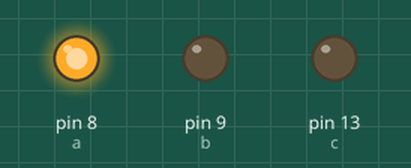
Bench run of a sketch on a simulated Arduino Uno, built with avr-gcc and run on an emulated ATmega328P. On the bench: output pins drawn as LEDs (lit = HIGH).

Above: at 0.5 s.
At 1.2 s:
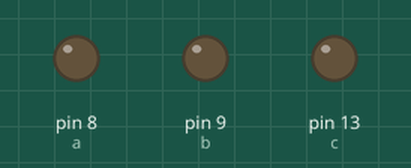
At 2.0 s:
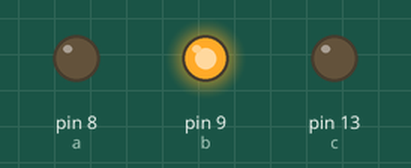
At 3.5 s:
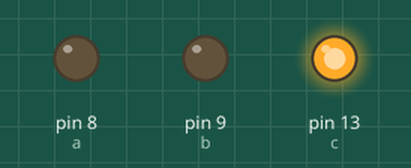
Timing chart, 0 to 5.9 s (numbered marks = the images above):
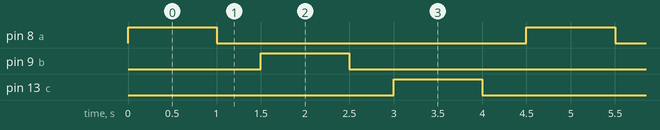

Measured:
- by itself, pin 8 (a), pin 9 (b), pin 13 (c): alternates HIGH for 1.0 s and LOW for 3.5 s
- by itself, everything shown: repeats every 4.5 s, in 6 steps

The sketch:

trialtodel.ino
```cpp
int a=8;
int b=9;
int c=13;

void setup() {
  pinMode(a,OUTPUT);
  pinMode(b,OUTPUT);
  pinMode(c,OUTPUT);
}

void loop() {
  digitalWrite(a,HIGH);
  delay(1000);
  digitalWrite(a,LOW);
  delay(500);
  digitalWrite(b,HIGH);
  delay(1000);
  digitalWrite(b,LOW);
  delay(500);
  digitalWrite(c,HIGH);
  delay(1000);
  digitalWrite(c,LOW);
  delay(500);
  }
```
